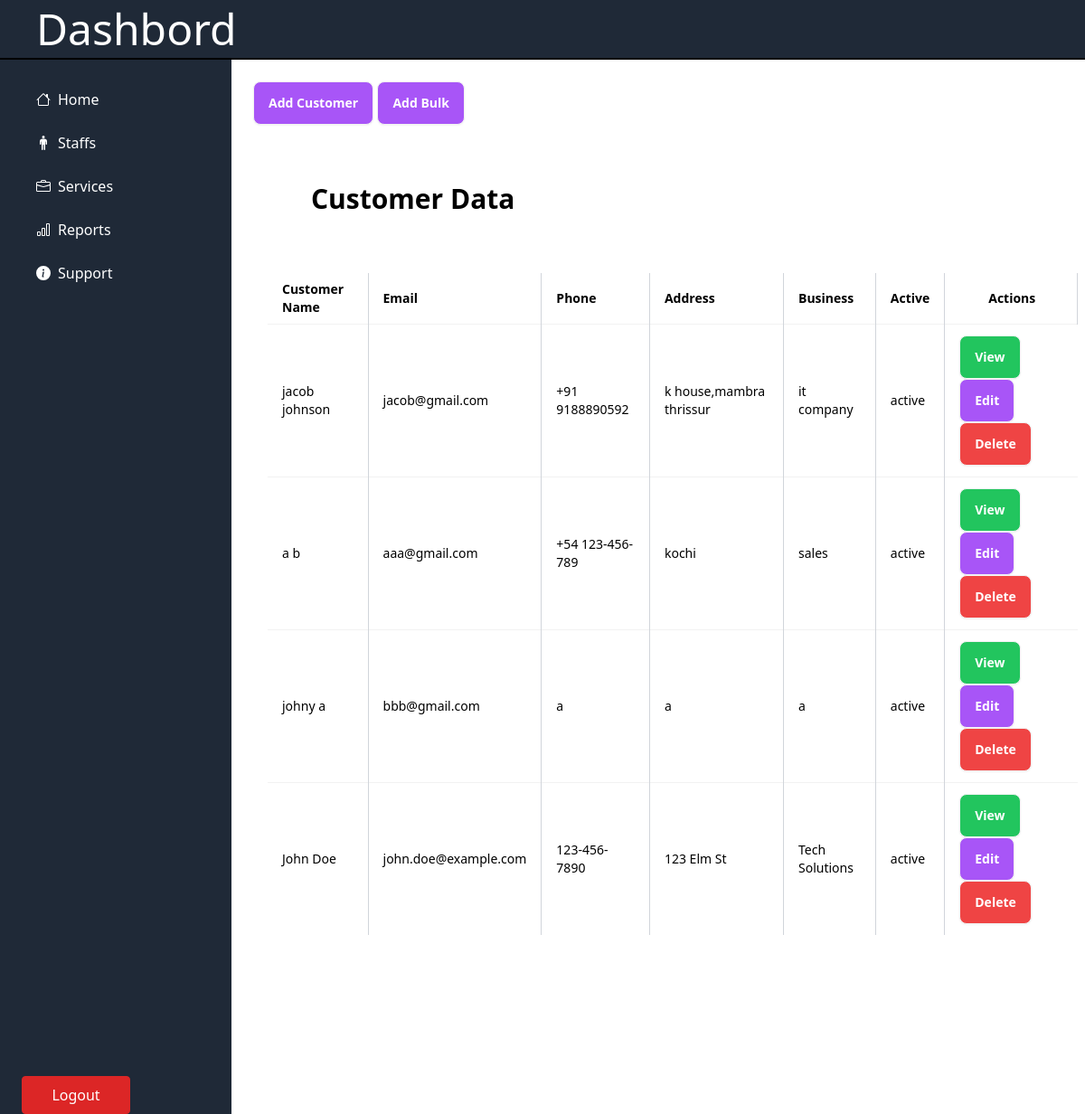
The app's page /components/users/customeruserview.php (signed in) with its own data.
### tables this page shows
CREATE TABLE `customer` (
  `Cust_id` int(11) NOT NULL,
  `Cust_fname` varchar(255) NOT NULL,
  `Cust_lname` varchar(255) NOT NULL,
  `Cust_email` varchar(255) NOT NULL,
  `Cust_phone` varchar(255) NOT NULL,
  `Cust_address` text NOT NULL,
  `Cust_business` varchar(255) NOT NULL,
  `B_address` text NOT NULL,
  `B_industry` varchar(255) NOT NULL,
  `state` varchar(50) NOT NULL,
  `country` varchar(50) NOT NULL,
  `zipcode` varchar(50) NOT NULL,
  `B_phone` varchar(255) NOT NULL,
  `B_email` varchar(255) NOT NULL,
  `createddate` datetime DEFAULT current_timestamp(),
  `updateddate` datetime DEFAULT NULL ON UPDATE current_timestamp(),
  `addedby` varchar(255) NOT NULL,
  `updatedby` varchar(255) NOT NULL,
  `Cust_status` varchar(255) DEFAULT 'added',
  `status` varchar(255) DEFAULT 'active'
);

### components/users/customeruserview.php (the view, shortened to what this page needs)
<?php
include '../connection.php';
$query = "SELECT * FROM customer";
$result = $conn->query($query);
?>
<!DOCTYPE html>
<html>
<head>
    <script src="https://cdn.tailwindcss.com"></script>
    <link href="https://cdn.jsdelivr.net/npm/daisyui@4.12.10/dist/full.min.css" rel="stylesheet" type="text/css" />
</head>
<body class="bg-white h-lvh">
    <div class="bg-gray-800 border-b-2 border-black">
        <h1 class="text-white ml-8 p-2 text-5xl">Dashbord</h1>
    </div>
    <div class="flex h-screen">
        <?php include'../side.php' ?>
        <div class="flex-1 p-6 h-full bg-white">
            <a href="../customer.php" class="btn bg-purple-500 text-white hover:bg-purple-800 hover:text-white">Add Customer</a>
            <a href="../bulk.php" class="btn bg-purple-500 text-white hover:bg-purple-800 hover:text-white">Add Bulk</a>
            <h1 class="text-3xl text-black font-semibold p-16">Customer Data</h1>
            <table class="table table-bordered text-black ml-4">
                <tr>
                    <th class="border-r border-gray-300 px-4 py-2">Customer Name</th>
                    <th class="border-r border-gray-300 px-4 py-2">Email</th>
                    <th class="border-r border-gray-300 px-4 py-2">Phone</th>
                    <th class="border-r border-gray-300 px-4 py-2">Address</th>
                    <th class="border-r border-gray-300 px-4 py-2">Business</th>
                    <th class="border-r border-gray-300 px-4 py-2">Active</th>
                    <th class="border-r border-gray-300 px-4 py-2"><span class="ml-8">Actions</span></th>
                </tr>
                <?php
                if ($result->num_rows > 0) {
                    while ($row = $result->fetch_assoc()) {
                        echo "<tr>";
                        echo "<td class='border-r border-gray-300 px-4 py-2'>" . htmlspecialchars($row['Cust_fname']) . " " . htmlspecialchars($row['Cust_lname']) . "</td>";
                        echo "<td class='border-r border-gray-300 px-4 py-2'>" . htmlspecialchars($row['Cust_email']) . "</td>";
                        echo "<td class='border-r border-gray-300 px-4 py-2'>" . htmlspecialchars($row['Cust_phone']) . "</td>";
                        echo "<td class='border-r border-gray-300 px-4 py-2'>" . htmlspecialchars($row['Cust_address']) . "</td>";
                        echo "<td class='border-r border-gray-300 px-4 py-2'>" . htmlspecialchars($row['Cust_business']) . "</td>";
                        echo "<td class='border-r border-gray-300 px-4 py-2'>" . htmlspecialchars($row['status']) . "</td>";
                        echo "<td>
                        <a href='../data.php?id=" . $row['Cust_id'] . "' class='btn bg-green-500 text-white hover:bg-green-700'>View</a>
                        <a href='edit.php?id=" . $row['Cust_id'] . "' class='btn bg-purple-500 text-white hover:bg-purple-700'>Edit</a>
                        <a href='delete.php?id=" . $row['Cust_id'] . "' class='btn bg-red-500 text-white hover:bg-red-700' onclick='return confirm(\"Are you sure you want to delete this customer?\");'>Delete</a>
                      </td>";
                        echo "</tr>";
                    }
                } else {
                    echo "<tr><td colspan='7' class='text-center'>No customers found</td></tr>";
                }
                ?>
            </table>
        </div>
    </div>
</body>
</html>

### records on screen
customer: Cust_fname "jacob", Cust_lname "johnson", Cust_email "jacob@gmail.com", Cust_phone "+91 9188890592", Cust_address "k house,mambra thrissur", Cust_business "it company", status "active"
customer: Cust_fname "a", Cust_lname "b", Cust_email "aaa@gmail.com", Cust_phone "+54 123-456-789", Cust_address "kochi", Cust_business "sales", status "active"
customer: Cust_fname "johny", Cust_lname "a", Cust_email "bbb@gmail.com", Cust_phone "a", Cust_address "a", Cust_business "a", status "active"
customer: Cust_fname "John", Cust_lname "Doe", Cust_email "john.doe@example.com", Cust_phone "123-456-7890", Cust_address "123 Elm St", Cust_business "Tech Solutions", status "active"
